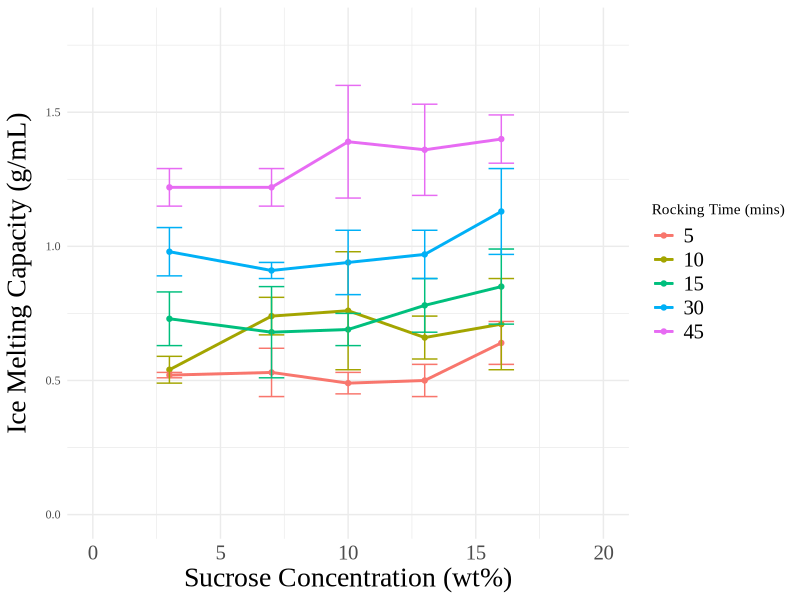

Here is the R script that generated this plot:
library(ggplot2)
library(tidyr)
library(stringr)

data <- data.frame(
  time_intervals = c(5, 10, 15, 30, 45),
  `3.7 wt%` = c(0.52, 0.54, 0.73, 0.98, 1.22),
  `7.1 wt%` = c(0.53, 0.74, 0.68, 0.91, 1.22),
  `10.3 wt%` = c(0.49, 0.76, 0.69, 0.94, 1.39),
  `13.3 wt%` = c(0.50, 0.66, 0.78, 0.97, 1.36),
  `16.7 wt%` = c(0.64, 0.71, 0.85, 1.13, 1.40))

data_long <- pivot_longer(data, cols = -time_intervals, names_to = "concentration", values_to = "Average")

data_long$concentration <- str_extract(data_long$concentration, "\\d+")

data_long$concentration <- as.numeric(data_long$concentration)

data_long$STD <- c(0.01, 0.09, 0.04, 0.06, 0.08, 0.05, 0.07, 0.22, 0.08, 0.17, 0.10, 0.17, 0.06, 0.10, 0.14,
                   0.09, 0.03, 0.12, 0.09, 0.16, 0.07, 0.07, 0.21, 0.17, 0.09)

ggplot(data_long, aes(x = concentration, y = Average, color = factor(time_intervals))) +
  geom_point() +
  geom_line(linewidth = 1) +
  geom_errorbar(aes(ymin = Average - STD, ymax = Average + STD), width = 1) +
  labs(x = "Sucrose Concentration (wt%)", y = "Ice Melting Capacity (g/mL)", color = "Rocking Time (mins)") +
  theme_minimal() +
  theme(
    text = element_text(family = "Times New Roman"),
    plot.title = element_text(hjust = 0.5, size = 30),
    axis.title.x = element_text(size = 20),
    axis.title.y = element_text(size = 20, margin = margin(t = 0, r = 10, b = 0, l = 0)),
    axis.text.x = element_text(size = 15),
    legend.text = element_text(size = 15)) +
  ylim(0, 1.8) +
  xlim(0, 20)

